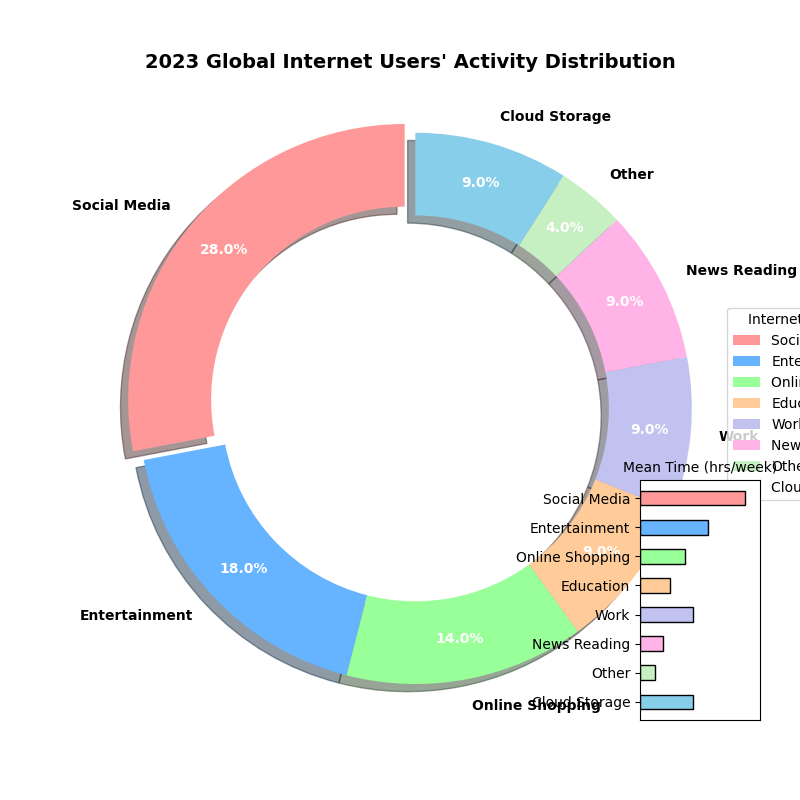

Python code for this plot:
import matplotlib.pyplot as plt

# Updated data: Activities and their corresponding percentage shares
activities = ['Social Media', 'Entertainment', 'Online Shopping', 'Education', 'Work', 'News Reading', 'Other', 'Cloud Storage']
percentages = [28, 18, 14, 9, 9, 9, 4, 9]
colors = ['#ff9999','#66b3ff','#99ff99','#ffcc99','#c2c2f0','#ffb3e6', '#c7f0c2', '#87ceeb']
explode = (0.05, 0, 0, 0, 0, 0, 0, 0)

# Create pie chart
fig, ax = plt.subplots(figsize=(8, 8))
wedges, texts, autotexts = ax.pie(
    percentages, 
    colors=colors, 
    explode=explode, 
    labels=activities, 
    autopct='%1.1f%%', 
    startangle=90, 
    pctdistance=0.85,
    wedgeprops=dict(width=0.3),
    shadow=True
)

# Set properties for the texts
plt.setp(autotexts, size=10, weight="bold", color='white')
plt.setp(texts, size=10, weight='bold')

# Add legend
ax.legend(wedges, activities, title="Internet Activities", loc="center left", bbox_to_anchor=(1, 0, 0.5, 1))

# Title and layout adjustments
ax.set_title("2023 Global Internet Users' Activity Distribution", fontsize=14, weight='bold', pad=20)

# Additional subplot: Bar chart for mean time spent on each activity (hours per week)
mean_hours = [7.0, 4.5, 3.0, 2.0, 3.5, 1.5, 1.0, 3.5]
ax2 = fig.add_axes([0.8, 0.1, 0.15, 0.3])
ax2.barh(activities, mean_hours, color=colors, edgecolor='black', height=0.5)
ax2.set_title('Mean Time (hrs/week)', fontsize=10)
ax2.set_xlim(0, max(mean_hours) + 1)
ax2.invert_yaxis()
ax2.set_xticks([])

# Ensure the pie chart is circular
ax.axis('equal')

# Display the plot
plt.show()
